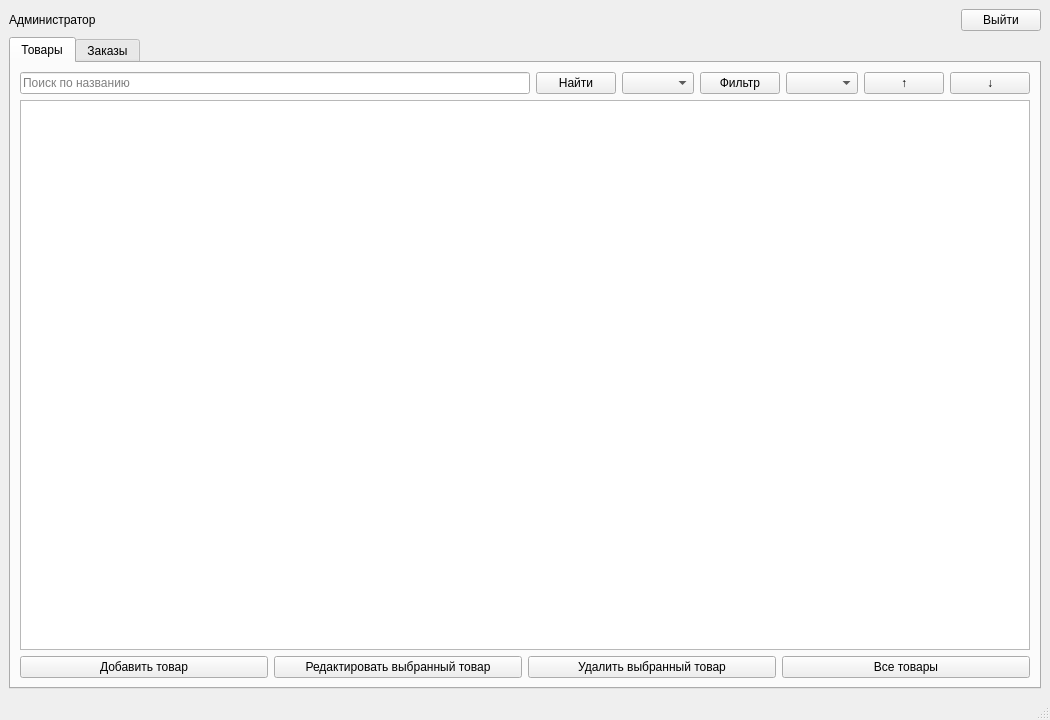
<?xml version="1.0" encoding="UTF-8"?>
<ui version="4.0">
 <class>AdminWindow</class>
 <widget class="QMainWindow" name="AdminWindow">
  <property name="geometry"><rect><x>0</x><y>0</y><width>1050</width><height>720</height></rect></property>
  <property name="windowTitle"><string>Администратор</string></property>
  <widget class="QWidget" name="centralwidget">
   <layout class="QVBoxLayout" name="verticalLayout">
    <item><layout class="QHBoxLayout" name="topLayout">
     <item><widget class="QLabel" name="labelCurrentUser"><property name="text"><string>Администратор</string></property></widget></item>
     <item><spacer name="horizontalSpacer"><property name="orientation"><enum>Qt::Horizontal</enum></property><property name="sizeHint" stdset="0"><size><width>40</width><height>20</height></size></property></spacer></item>
     <item><widget class="QPushButton" name="pushButtonLogout"><property name="text"><string>Выйти</string></property></widget></item>
    </layout></item>
    <item><widget class="QTabWidget" name="tabWidget"><property name="currentIndex"><number>0</number></property>
     <widget class="QWidget" name="tabProducts"><attribute name="title"><string>Товары</string></attribute>
      <layout class="QVBoxLayout" name="verticalLayoutProducts">
       <item><layout class="QHBoxLayout" name="filterLayout">
        <item><widget class="QLineEdit" name="lineEditSearch"><property name="placeholderText"><string>Поиск по названию</string></property></widget></item>
        <item><widget class="QPushButton" name="pushButtonSearch"><property name="text"><string>Найти</string></property></widget></item>
        <item><widget class="QComboBox" name="comboBoxCategory"/></item>
        <item><widget class="QPushButton" name="pushButtonFilter"><property name="text"><string>Фильтр</string></property></widget></item>
        <item><widget class="QComboBox" name="comboBoxSort"/></item>
        <item><widget class="QPushButton" name="pushButtonSortUp"><property name="text"><string>↑</string></property></widget></item>
        <item><widget class="QPushButton" name="pushButtonSortDown"><property name="text"><string>↓</string></property></widget></item>
       </layout></item>
       <item><widget class="QTableWidget" name="tableWidgetProducts"/></item>
       <item><layout class="QHBoxLayout" name="productButtonsLayout">
        <item><widget class="QPushButton" name="pushButtonAddProduct"><property name="text"><string>Добавить товар</string></property></widget></item>
        <item><widget class="QPushButton" name="pushButtonEditProduct"><property name="text"><string>Редактировать выбранный товар</string></property></widget></item>
        <item><widget class="QPushButton" name="pushButtonDeleteProduct"><property name="text"><string>Удалить выбранный товар</string></property></widget></item>
        <item><widget class="QPushButton" name="pushButtonRefreshProducts"><property name="text"><string>Все товары</string></property></widget></item>
       </layout></item>
      </layout>
     </widget>
     <widget class="QWidget" name="tabOrders"><attribute name="title"><string>Заказы</string></attribute>
      <layout class="QVBoxLayout" name="verticalLayoutOrders">
       <item><widget class="QTableWidget" name="tableWidgetOrders"/></item>
       <item><layout class="QHBoxLayout" name="orderButtonsLayout">
        <item><widget class="QPushButton" name="pushButtonAddOrder"><property name="text"><string>Добавить заказ</string></property></widget></item>
        <item><widget class="QPushButton" name="pushButtonEditOrder"><property name="text"><string>Редактировать выбранный заказ</string></property></widget></item>
        <item><widget class="QPushButton" name="pushButtonDeleteOrder"><property name="text"><string>Удалить выбранный заказ</string></property></widget></item>
        <item><widget class="QPushButton" name="pushButtonRefreshOrders"><property name="text"><string>Обновить заказы</string></property></widget></item>
       </layout></item>
      </layout>
     </widget>
    </widget></item>
   </layout>
  </widget>
  <widget class="QStatusBar" name="statusbar"/>
 </widget>
 <resources/>
 <connections/>
</ui>
